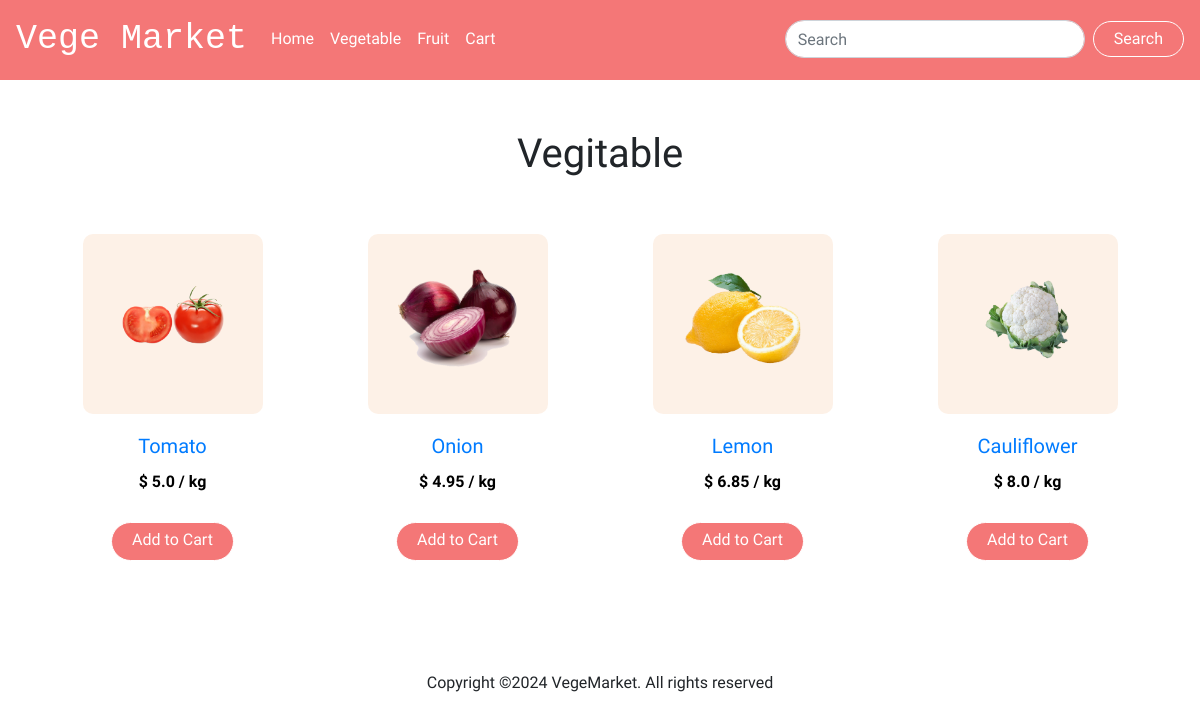
The page /item_list/1 on the database its author committed.
### vegemarket/models.py (models this page shows)
class ItemDetail(db.Model):
    __tablename__ = 'item_details'
    id = db.Column(db.Integer, primary_key=True)
    title = db.Column(db.String(64), unique=True)
    category = db.Column(db.String(100), nullable=False)
    description = db.Column(db.String(500), nullable=False)
    image = db.Column(db.String(60), nullable=False, default = 'defaultimage.jpg')
    price = db.Column(db.Float)
    item_id = db.Column(db.Integer, db.ForeignKey('categorys.id'))

### vegemarket/view.py (the view)
@bp.route('/item_list/<int:categorytitle>', methods = ['POST','GET'])
def itemlist(categorytitle):
    item_details = db.session.scalars(db.select(ItemDetail).where(ItemDetail.item_id==categorytitle)).all()
    if categorytitle == 1:
        return render_template('itemlist.html',category = 'Vegitable', items = item_details)
    else:
        return render_template('itemlist.html',category = 'Fruit', items = item_details)

### vegemarket/templates/itemlist.html (shortened to what this page needs)
{% extends 'base.html' %}
{% block main %}
<section class="pbt-50 category">
    <div class="container">
        <div class="text-center page-title">
            <h2 class="theme-title">{{category}}</h2>
        </div>
        <br />
        <br />
        <div class="row">
            {% for item in items %}
            <div class="col-xl-3 col-lg-3 col-md-6 col-sm-12 col-12">
                <a href="{{url_for('main.itemdetail',itemid=item.id)}}">
                    <div class="fruit-mainbox">
                        <div class="img-box text-center">
                            <img src="../static/images/{{item.image}}" class="card-img-top" alt="tom">
                        </div>
                        <div class="card-body">
                            <h5 class="card-title">{{item.title}}</h5>
                            <p class="card-text">$ {{item.price}} / kg</p>
                            <form action="{{url_for('main.cart')}}">
                                <br />
                                <input class="btn btn-primary custom-btn pb-2 mb-4" type="submit" value="Add to Cart">
                            </form>
                        </div>
                    </div>
                </a>
            </div>
            {% endfor %}
        </div>
    </div>
</section>
{% endblock %}

### vegemarket/templates/base.html (shortened to what this page needs)
<!doctype html>
<html lang="en">
<head>
    <link rel="stylesheet" href="https://cdn.jsdelivr.net/npm/bootstrap@4.6.2/dist/css/bootstrap.min.css"
>
    <link rel="stylesheet" href="../static/css/custom.css">
    <link rel="stylesheet" href="https://cdnjs.cloudflare.com/ajax/libs/font-awesome/6.4.2/css/all.min.css">
</head>
<body>
    <header>
        <div>
            <nav class="navbar navbar-expand-lg navbar-dark ">
                <a class="navbar-brand" style="font-size: 35px; font-family: 'Courier New', Courier, monospace;"
                    href="{{url_for('main.index')}}">Vege Market</a>
                <div class="collapse navbar-collapse" id="navbarSupportedContent">
                    <ul class="navbar-nav mr-auto">
                        <li class="nav-item active">
                            <a class="nav-link custom-nav" href="{{url_for('main.index')}}">Home </a>
                        </li>
                        <li class="nav-item active">
                            <a class="nav-link custom-nav" href="{{url_for('main.itemlist',categorytitle=1)}}">Vegetable </a>
                        </li> <li class="nav-item active">
                            <a class="nav-link custom-nav" href="{{url_for('main.itemlist',categorytitle=2)}}">Fruit </a>
                        </li>
                        <li class="nav-item active">
                            <a class="nav-link custom-nav" href="{{url_for('main.cart')}}">Cart </a>
                        </li>
                    </ul>
                    <form class="form-inline my-2 my-lg-0" action="{{url_for('main.search')}}">
                        <input class="form-control mr-sm-2" type="search" placeholder="Search" aria-label="Search"
                            name="search">
                        <button class="btn btn-outline-success my-2 my-sm-0 custom-btn" type="submit">Search</button>
                    </form>
                </div>
            </nav>
        </div>
    </header>
    {% block main %}{% endblock %}
    <footer>
        <div>
            <p class="text-center py-3 mb-0">Copyright &copy;2024 VegeMarket. All rights reserved</p>
        </div>
    </footer>
</body>
</html>

### vegemarket/static/css/custom.css (style rules this page uses)
body { font-family: 'Quicksand', sans-serif; font-weight: 400; }
img { max-width: 100%; }
.custom-btn { padding: 5px 20px; background-color: #f47777; color: #fff; border-radius: 100px; border-color: #fff; transition: 1s ease-in-out; font-weight: 500; }
.custom-nav { color:rgb(255, 255, 255) !important; transition: 0.8s ease-in-out !important; }
h2.theme-title { font-size: 40px; font-weight: 500; }
.img-box.text-center { width: 130px; height: 130px; border-radius: 10px; line-height: 120px; margin: 0 auto; }
.pbt-50 { padding-top: 50px; padding-bottom: 50px; }
p.card-text { margin-bottom: 4px; color: black; font-weight: 800; }
input.form-control.mr-sm-2 { width: 300px; }
header { background-color: #f47777; height: 80px; }
.fruit-mainbox .img-box { height: 180px; width: 180px; background-color: #e876191a; padding: 30px; line-height: 110px; margin: 0 auto; }
.fruit-mainbox { text-align: center; }
button, input { overflow: visible; border-radius: 9px; padding-left: inherit; }
.form-control { display: block; width: 100%; height: calc(1.5em + 0.75rem + 2px); padding: 0.375rem 0.75rem; font-size: 1rem; font-weight: 400; line-height: 1.5; color: #495057; background-color: #fff; background-clip: padding-box; border-radius: 32.25rem; transition: border-color .15s ease-in-out,box-shadow .15s ease-in-out; }

### rows shown on the page
ItemDetail: image (picture), title "Tomato", price "5.0"
ItemDetail: image (picture), title "Onion", price "4.95"
ItemDetail: image (picture), title "Lemon", price "6.85"
ItemDetail: image (picture), title "Cauliflower", price "8.0"

### other values the page prints
{{ category }} "Vegitable"
